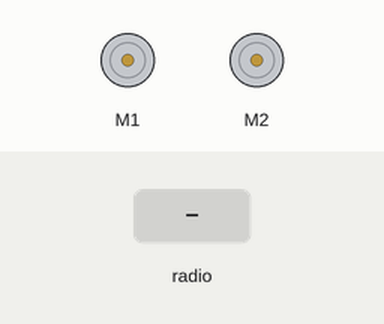
This program was run on a simulated BBC micro:bit (MakeCode). Parts: 2 × DC motor (green arrow = forward, orange = backward, longer = faster). The test bench sets the inputs (shaded band).

Above: at 1.2 s.
1.3 s: radio message "1" arrives
At 1.6 s:
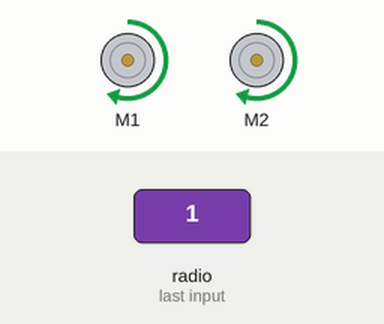
2.8 s: radio message "2" arrives
At 3.9 s:
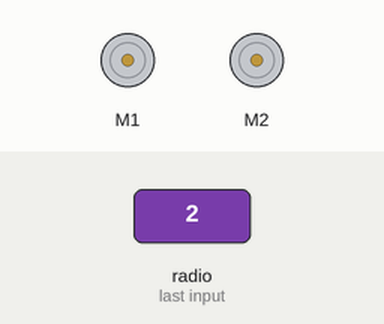
4.3 s: radio message "3" arrives
At 5.1 s:
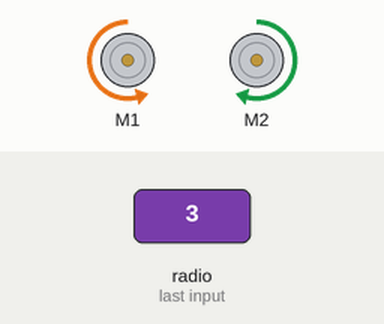
Timing chart, 0 to 7.3 s (numbered marks = the images above; inputs shaded):
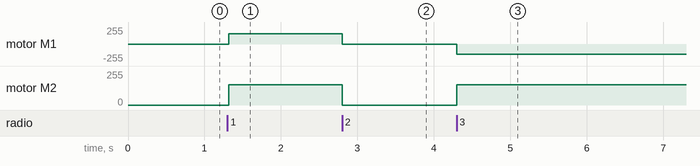

Measured:
- after the input at 1.3 s, motor M1, motor M2: stopped → forward 153/255 at once
- after the input at 2.8 s, motor M1, motor M2: forward 153/255 → stopped at once
- after the input at 4.3 s, motor M1: stopped → backward 153/255 at once; motor M2: stopped → forward 153/255 at once

The program:

main.ts
```typescript
radio.onReceivedNumber(function (receivedNumber) {
    if (receivedNumber == 1) {
        bitbot.go(BBDirection.Forward, 60)
    } else if (receivedNumber == 2) {
        bitbot.go(BBDirection.Forward, 0)
    } else if (receivedNumber == 3) {
        bitbot.rotate(BBRobotDirection.Left, 60)
    } else if (receivedNumber == 4) {
        bitbot.rotate(BBRobotDirection.Left, 60)
    } else if (receivedNumber == 5) {

    }
})
radio.setGroup(1)
```

test.ts
```typescript
// testene settes inn her; disse vil ikke kompilert så lenge denne pakken blir brukt som en utvidelse.
```
